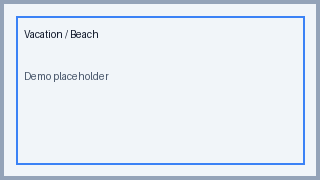
#> input picture demo_storage/Pictures/Vacation/Beach.png, 320 x 180 px
$ python generate_demo_storage.py
#> lines starting #> are read from the running program, lines starting #| are printed output that depends on the picture
#!/usr/bin/env python3
"""Create a realistic demo_storage tree for a personal file server.

The script is idempotent: running it again will reuse existing files and
only create missing directories and placeholder content.
"""

from __future__ import annotations

from pathlib import Path
import textwrap

try:
    from PIL import Image, ImageDraw
except ImportError:  # pragma: no cover - optional dependency
    Image = None
    ImageDraw = None

ROOT = Path(__file__).resolve().parent
STORAGE_ROOT = ROOT / "demo_storage"


def ensure_dir(path: Path) -> None:
    path.mkdir(parents=True, exist_ok=True)


def write_text_file(path: Path, content: str) -> None:
    if not path.exists():
        path.write_text(content, encoding="utf-8")


def create_pdf(path: Path, content: str) -> None:
    if path.exists():
        return

    lines = content.splitlines() or [""]
    escaped_lines = []
    for line in lines:
        escaped = line.replace("\\", "\\\\").replace("(", "\\(").replace(")", "\\)")
        escaped_lines.append(escaped)

    content_stream_parts = []
    y = 760
    for line in escaped_lines:
        content_stream_parts.append(f"BT /F1 12 Tf 72 {y} Td ({line}) Tj ET")
        y -= 14
    content_stream = "\n".join(content_stream_parts).encode("latin-1")

    objects = [
        b"1 0 obj\n<< /Type /Catalog /Pages 2 0 R >>\nendobj\n",
        b"2 0 obj\n<< /Type /Pages /Kids [3 0 R] /Count 1 >>\nendobj\n",
        b"3 0 obj\n<< /Type /Page /Parent 2 0 R /MediaBox [0 0 612 792] /Contents 4 0 R /Resources << /Font << /F1 5 0 R >> >> >>\nendobj\n",
        f"4 0 obj\n<< /Length {len(content_stream)} >>\nstream\n".encode("latin-1") + content_stream + b"\nendstream\nendobj\n",
        b"5 0 obj\n<< /Type /Font /Subtype /Type1 /BaseFont /Helvetica >>\nendobj\n",
    ]

    pdf_bytes = b"%PDF-1.4\n"
    offsets = [0]
    for obj in objects:
        offsets.append(len(pdf_bytes))
        pdf_bytes += obj

    xref_offset = len(pdf_bytes)
    pdf_bytes += f"xref\n0 {len(objects) + 1}\n".encode("ascii")
    pdf_bytes += b"0000000000 65535 f \n"
    for offset in offsets[1:]:
        pdf_bytes += f"{offset:010d} 00000 n \n".encode("ascii")
    pdf_bytes += f"trailer\n<< /Size {len(objects) + 1} /Root 1 0 R >>\nstartxref\n{xref_offset}\n%%EOF\n".encode("ascii")
    path.write_bytes(pdf_bytes)


def create_placeholder_image(path: Path, label: str, size=(320, 180), fmt: str = "PNG") -> None:
    if path.exists() and Image is not None:
        try:
            with Image.open(path) as img:
                return
        except Exception:
            pass

    if path.exists() and Image is None:
        return

    if Image is None or ImageDraw is None:
        path.write_text(f"Placeholder image: {label}\n", encoding="utf-8")
        return

    img = Image.new("RGB", size, color=(241, 245, 249))
    draw = ImageDraw.Draw(img)
    draw.rectangle((0, 0, size[0] - 1, size[1] - 1), outline=(148, 163, 184), width=4)
    draw.rectangle((16, 16, size[0] - 16, size[1] - 16), outline=(59, 130, 246), width=2)
    draw.text((24, 28), label, fill=(15, 23, 42))
    draw.text((24, 70), "Demo placeholder", fill=(71, 85, 105))
    if fmt.upper() == "JPG":
        img.save(path, format="JPEG", quality=90)
    else:
        img.save(path, format="PNG")


def create_placeholder_video(path: Path) -> None:
    if path.exists():
        return
    path.write_bytes(b"\x00\x00\x00")


def create_readme(path: Path, title: str, summary: str) -> None:
    if path.exists():
        return
    write_text_file(path, f"# {title}\n\n{summary}\n")


def build_structure() -> None:
    ensure_dir(STORAGE_ROOT)

    # Root folders
    directories = [
        STORAGE_ROOT / "Documents" / "Semester_Notes",
        STORAGE_ROOT / "Documents" / "Receipts",
        STORAGE_ROOT / "Pictures" / "Vacation",
        STORAGE_ROOT / "Pictures" / "Family",
        STORAGE_ROOT / "Pictures" / "Nature",
        STORAGE_ROOT / "Pictures" / "Wallpapers",
        STORAGE_ROOT / "Videos" / "Tutorials",
        STORAGE_ROOT / "Music" / "Album1",
        STORAGE_ROOT / "Music" / "Album2",
        STORAGE_ROOT / "Music" / "Podcasts",
        STORAGE_ROOT / "Projects" / "Portfolio",
        STORAGE_ROOT / "Projects" / "DjangoApp",
        STORAGE_ROOT / "Projects" / "Docker",
        STORAGE_ROOT / "Projects" / "Python",
        STORAGE_ROOT / "Downloads",
        STORAGE_ROOT / "Archives" / "2024",
        STORAGE_ROOT / "Archives" / "2025",
    ]
    for directory in directories:
        ensure_dir(directory)

    # Text files
    write_text_file(
        STORAGE_ROOT / "Documents" / "Meeting_Notes.txt",
        textwrap.dedent(
            """\
            Meeting Notes
            -------------
            - Review the project timeline and confirm milestones.
            - Prepare a short status summary for the team.
            - Share the updated roadmap before Friday.
            """
        ).strip()
        + "\n",
    )

    write_text_file(
        STORAGE_ROOT / "Documents" / "Shopping_List.txt",
        textwrap.dedent(
            """\
            Grocery Shopping List
            ---------------------
            - Eggs
            - Milk
            - Bread
            - Pasta
            - Apples
            - Coffee
            """
        ).strip()
        + "\n",
    )

    # PDFs
    create_pdf(
        STORAGE_ROOT / "Documents" / "Resume.pdf",
        "Resume\nPersonal Summary\nSoftware developer with experience in Django, Linux, and automation.",
    )
    create_pdf(
        STORAGE_ROOT / "Documents" / "Project_Proposal.pdf",
        "Project Proposal\nHome Server Demo\nA lightweight personal file server to organize documents, media, and projects.",
    )
    create_pdf(
        STORAGE_ROOT / "Documents" / "Semester_Notes" / "DBMS_Notes.pdf",
        "DBMS Notes\nNormalization, joins, indexing, and transaction basics.",
    )
    create_pdf(
        STORAGE_ROOT / "Documents" / "Semester_Notes" / "OS_Notes.pdf",
        "OS Notes\nProcesses, threads, memory management, and scheduling policies.",
    )
    create_pdf(
        STORAGE_ROOT / "Documents" / "Semester_Notes" / "Networks_Notes.pdf",
        "Networks Notes\nTCP/IP, DNS, routing, and basic network troubleshooting.",
    )
    create_pdf(
        STORAGE_ROOT / "Documents" / "Receipts" / "Electricity_Bill.pdf",
        "Electricity Bill\nInvoice #10021\nAmount Due: $42.75",
    )
    create_pdf(
        STORAGE_ROOT / "Documents" / "Receipts" / "Internet_Bill.pdf",
        "Internet Bill\nInvoice #2044\nAmount Due: $59.99",
    )

    # Images
    create_placeholder_image(STORAGE_ROOT / "Pictures" / "Vacation" / "Beach.png", "Vacation / Beach", fmt="PNG")
    create_placeholder_image(STORAGE_ROOT / "Pictures" / "Family" / "Family_Portrait.jpg", "Family Portrait", fmt="JPG")
    create_placeholder_image(STORAGE_ROOT / "Pictures" / "Nature" / "Forest.jpg", "Nature / Forest", fmt="JPG")
    create_placeholder_image(STORAGE_ROOT / "Pictures" / "Wallpapers" / "Abstract.png", "Wallpaper / Abstract", fmt="PNG")
    create_placeholder_image(STORAGE_ROOT / "Pictures" / "Wallpapers" / "Sunset.png", "Wallpaper / Sunset", fmt="PNG")

    # Videos
    create_placeholder_video(STORAGE_ROOT / "Videos" / "Demo_Video.mp4")
    create_placeholder_video(STORAGE_ROOT / "Videos" / "Screen_Recording.mp4")
    create_placeholder_video(STORAGE_ROOT / "Videos" / "Tutorials" / "Intro_Tutorial.mp4")

    # README files
    create_readme(
        STORAGE_ROOT / "Documents" / "README.md",
        "Documents",
        "This folder contains resumes, notes, receipts, and other personal documents.",
    )
    create_readme(
        STORAGE_ROOT / "Pictures" / "README.md",
        "Pictures",
        "Sample image folders for vacation shots, family photos, nature scenes, and wallpapers.",
    )
    create_readme(
        STORAGE_ROOT / "Music" / "README.md",
        "Music",
        "A small collection of albums and podcasts for the demo storage server.",
    )
    create_readme(
        STORAGE_ROOT / "Projects" / "README.md",
        "Projects",
        "Example project folders for portfolio work, Django applications, Docker experiments, and Python scripts.",
    )
    create_readme(
        STORAGE_ROOT / "Archives" / "README.md",
        "Archives",
        "Archive folders for older files grouped by year.",
    )


def main() -> None:
    build_structure()
#> in create_placeholder_image, img is the input picture: PIL image 320x180 RGB; mean R, G, B 227.9, 234.7, 243.4
#> call 2 of create_placeholder_image, with label = 'Family Portrait', size = (320, 180), fmt = 'JPG'
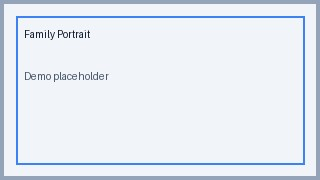
#> input picture demo_storage/Pictures/Family/Family_Portrait.jpg, 320 x 180 px
#> in create_placeholder_image, img is the input picture: PIL image 320x180 RGB; mean R, G, B 228.1, 234, 242.5
#> call 3 of create_placeholder_image, with label = 'Nature / Forest', size = (320, 180), fmt = 'JPG'
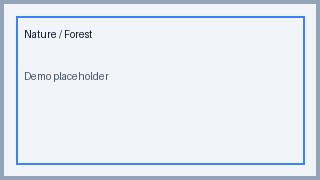
#> input picture demo_storage/Pictures/Nature/Forest.jpg, 320 x 180 px
#> in create_placeholder_image, img is the input picture: PIL image 320x180 RGB; mean R, G, B 228.1, 234, 242.5
#> call 4 of create_placeholder_image, with label = 'Wallpaper / Abstract', size = (320, 180), fmt = 'PNG'
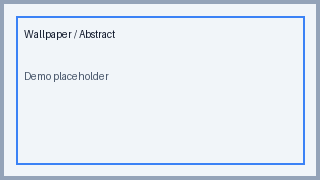
#> input picture demo_storage/Pictures/Wallpapers/Abstract.png, 320 x 180 px
#> in create_placeholder_image, img is the input picture: PIL image 320x180 RGB; mean R, G, B 227.7, 234.5, 243.2
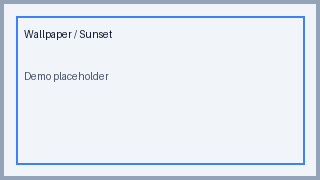
#> input picture demo_storage/Pictures/Wallpapers/Sunset.png, 320 x 180 px
#> in create_placeholder_image, img is the input picture: PIL image 320x180 RGB; mean R, G, B 227.8, 234.6, 243.2
    print(f"Created demo storage at {STORAGE_ROOT}")


if __name__ == "__main__":
    main()
